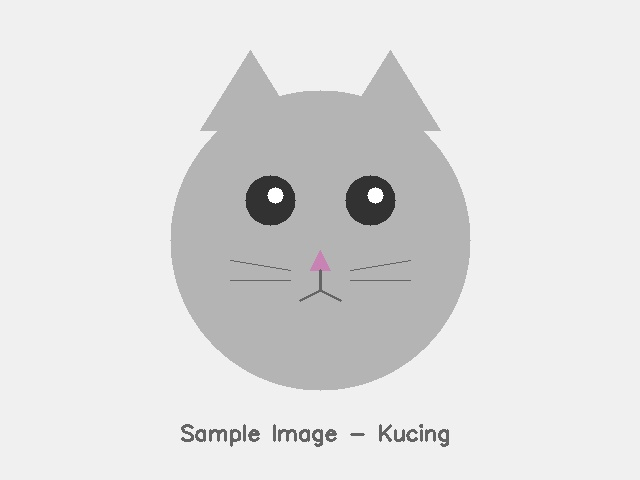
#> input picture Modul01 - Pendahuluan Komputer Vision/praktikum/image/kucing.jpg, 640 x 480 px, found by its file name
$ python 03_perbandingan_model_pretrained.py
#> lines starting #> are read from the running program, lines starting #| are printed output that depends on the picture
"""
==========================================================================
PERCOBAAN 3: PERBANDINGAN MODEL PRE-TRAINED
==========================================================================
Program ini mempelajari perbandingan berbagai arsitektur model deep learning
pre-trained yang umum digunakan untuk klasifikasi gambar. Program juga
mendemonstrasikan perbedaan preprocessing untuk masing-masing arsitektur.

Fungsi utama yang dipelajari:
- cv2.dnn.blobFromImage()  : Membuat blob dengan berbagai parameter
- cv2.resize()             : Mengubah ukuran gambar sesuai kebutuhan model
- time.time()              : Mengukur waktu eksekusi untuk benchmark

Konsep yang dipelajari:
- Arsitektur model: MobileNet, ResNet, GoogLeNet, VGG, EfficientNet
- Perbedaan preprocessing untuk setiap arsitektur model
- Perbandingan ukuran model, kecepatan, dan akurasi
- Pengaruh ukuran input (blob size) terhadap kecepatan dan memori
==========================================================================
"""

# Mengimpor library OpenCV untuk pemrosesan gambar dan DNN
import cv2

# Mengimpor NumPy untuk operasi array dan komputasi numerik
import numpy as np

# Mengimpor os untuk operasi file dan path
import os

# Mengimpor matplotlib untuk visualisasi chart perbandingan
import matplotlib.pyplot as plt

# Mengimpor time untuk benchmark kecepatan
import time

# Mendapatkan direktori script saat ini
SCRIPT_DIR = os.path.dirname(os.path.abspath(__file__))

# Mendefinisikan path folder gambar input
IMAGE_DIR = os.path.join(SCRIPT_DIR, "image")

# Mendefinisikan path folder output untuk menyimpan hasil
OUTPUT_DIR = os.path.join(SCRIPT_DIR, "output")

# Membuat folder output jika belum ada
os.makedirs(OUTPUT_DIR, exist_ok=True)

# Menampilkan header percobaan
print("=" * 60)
print("PERCOBAAN 3: PERBANDINGAN MODEL PRE-TRAINED")
print("=" * 60)

# ============================================================
# 1. Informasi arsitektur model populer
# ============================================================
print("\n--- 1. Arsitektur Model Deep Learning Populer ---")

# Mendefinisikan informasi setiap arsitektur model
model_info = {
    "MobileNet V2": {
        "input_size": (224, 224),
        "params_juta": 3.4,
        "top1_accuracy": 71.8,
        "top5_accuracy": 91.0,
        "mean": (127.5, 127.5, 127.5),
        "scale": 1.0 / 127.5,
        "swap_rb": True,
        "deskripsi": "Ringan, cocok untuk mobile/embedded device",
        "tahun": 2018
    },
    "ResNet-50": {
        "input_size": (224, 224),
        "params_juta": 25.6,
        "top1_accuracy": 76.1,
        "top5_accuracy": 92.9,
        "mean": (103.94, 116.78, 123.68),
        "scale": 1.0,
        "swap_rb": False,
        "deskripsi": "Residual connections, model standar industri",
        "tahun": 2015
    },
    "GoogLeNet": {
        "input_size": (224, 224),
        "params_juta": 6.8,
        "top1_accuracy": 69.8,
        "top5_accuracy": 89.9,
        "mean": (104.0, 117.0, 123.0),
        "scale": 1.0,
        "swap_rb": False,
        "deskripsi": "Inception modules, efisien dalam parameter",
        "tahun": 2014
    },
    "VGG-16": {
        "input_size": (224, 224),
        "params_juta": 138.4,
        "top1_accuracy": 71.6,
        "top5_accuracy": 90.4,
        "mean": (103.94, 116.78, 123.68),
        "scale": 1.0,
        "swap_rb": False,
        "deskripsi": "Arsitektur sederhana, sangat besar",
        "tahun": 2014
    },
    "EfficientNet-B0": {
        "input_size": (224, 224),
        "params_juta": 5.3,
        "top1_accuracy": 77.1,
        "top5_accuracy": 93.3,
        "mean": (123.675, 116.28, 103.53),
        "scale": 1.0 / 58.395,
        "swap_rb": True,
        "deskripsi": "Compound scaling, efisien dan akurat",
        "tahun": 2019
    }
}

# Menampilkan tabel informasi model
print(f"\n  {'Model':<18} {'Params(M)':<12} {'Top-1(%)':<10} {'Top-5(%)':<10} {'Tahun':<8}")
print(f"  {'-'*58}")
for nama, info in model_info.items():
    # Menampilkan informasi setiap model dalam format tabel
    print(f"  {nama:<18} {info['params_juta']:<12.1f} {info['top1_accuracy']:<10.1f} "
          f"{info['top5_accuracy']:<10.1f} {info['tahun']:<8}")

# ============================================================
# 2. Perbedaan preprocessing untuk setiap model
# ============================================================
print("\n--- 2. Perbedaan Preprocessing per Arsitektur ---")

# Memuat gambar sample untuk demonstrasi preprocessing
img = cv2.imread(os.path.join(IMAGE_DIR, "kucing.jpg"))
#> img is the input picture: shape (480, 640, 3); mean B, G, R 222.9, 222.9, 223

# Memeriksa apakah gambar berhasil dimuat
if img is None:
    print("[ERROR] Gambar tidak ditemukan! Jalankan download_image.py terlebih dahulu.")
    exit()

# Menampilkan informasi gambar asli
print(f"  Gambar input: {img.shape}")
#|   Gambar input: (480, 640, 3)

# Mendemonstrasikan preprocessing untuk setiap model
for nama, info in model_info.items():
    # Membuat blob sesuai parameter preprocessing model
    blob = cv2.dnn.blobFromImage(
        img,
        scalefactor=info['scale'],
        size=info['input_size'],
        mean=info['mean'],
        swapRB=info['swap_rb'],
        crop=False
    )

    # Menampilkan parameter dan hasil preprocessing
    print(f"\n  {nama}:")
    print(f"    Input size  : {info['input_size']}")
    print(f"    Scale       : {info['scale']:.6f}")
    print(f"    Mean        : {info['mean']}")
    print(f"    Swap RB     : {info['swap_rb']}")
    print(f"    Blob range  : [{blob.min():.4f}, {blob.max():.4f}]")
    print(f"    Blob shape  : {blob.shape}")
#> this loop made 5 passes
#|     Blob range  : [-0.6471, 1.0000]
#|     Blob range  : [-78.6800, 151.0600]
#|     Blob range  : [-78.0000, 151.0000]
#|     Blob range  : [-78.6800, 151.0600]
#|     Blob range  : [-1.3473, 2.5939]

# ============================================================
# 3. Perbandingan blob creation dengan berbagai ukuran
# ============================================================
print("\n--- 3. Perbandingan Blob Creation untuk Berbagai Ukuran ---")

# Mendefinisikan ukuran input yang berbeda untuk setiap arsitektur
ukuran_blob = [
    (224, 224, "MobileNet/ResNet (224x224)"),
    (299, 299, "Inception V3 (299x299)"),
    (416, 416, "YOLOv3 (416x416)"),
    (512, 512, "Custom Large (512x512)"),
    (640, 640, "YOLOv5 (640x640)")
]

# Memuat semua gambar sample untuk benchmark
gambar_files = ["kucing.jpg", "anjing.jpg", "mobil.jpg", "bunga.jpg", "gedung.jpg"]
gambar_benchmark = []
for fname in gambar_files:
    # Membaca gambar dari folder
    g = cv2.imread(os.path.join(IMAGE_DIR, fname))
    if g is not None:
        # Menambahkan gambar ke list benchmark
        gambar_benchmark.append(g)

# Menyimpan hasil benchmark untuk visualisasi
hasil_benchmark = []
#> hasil_benchmark = []

# Menjalankan benchmark untuk setiap ukuran blob
for width, height, nama_model in ukuran_blob:
    # Menghitung rata-rata waktu untuk 50 iterasi
    waktu_total = 0
    memori_blob = 0
    iterasi = 50

    for _ in range(iterasi):
        for g in gambar_benchmark:
            # Mengukur waktu pembuatan blob
            start = time.time()
            blob = cv2.dnn.blobFromImage(g, 1.0/255.0, (width, height), swapRB=True)
            elapsed = time.time() - start
            waktu_total += elapsed
            memori_blob = blob.nbytes

    # Menghitung rata-rata waktu per gambar
    waktu_rata = (waktu_total / (iterasi * len(gambar_benchmark))) * 1000

    # Menyimpan hasil benchmark
    hasil_benchmark.append({
        'nama': nama_model,
        'ukuran': f"{width}x{height}",
        'waktu_ms': waktu_rata,
        'memori_kb': memori_blob / 1024
    })

    # Menampilkan hasil benchmark
    print(f"  {nama_model:35s}: {waktu_rata:.3f} ms, Memori: {memori_blob/1024:.1f} KB")

# ============================================================
# 4. Simulasi perbandingan model pada gambar yang sama
# ============================================================
print("\n--- 4. Simulasi Perbandingan Model ---")

# Mendefinisikan simulasi hasil untuk setiap model
# (Menggunakan variasi preprocessing untuk menunjukkan perbedaan output)
hasil_simulasi = {}

for nama, info in model_info.items():
    # Menyimpan hasil per model
    hasil_per_gambar = []

    for g in gambar_benchmark:
        # Membuat blob sesuai preprocessing model ini
        blob = cv2.dnn.blobFromImage(
            g,
            scalefactor=info['scale'],
            size=info['input_size'],
            mean=info['mean'],
            swapRB=info['swap_rb'],
            crop=False
        )

        # Menghitung statistik blob sebagai 'output simulasi'
        mean_val = np.mean(blob)
        std_val = np.std(blob)
        max_val = np.max(blob)

        # Menyimpan statistik
        hasil_per_gambar.append({
            'mean': mean_val,
            'std': std_val,
            'max': max_val
        })

    # Menyimpan hasil simulasi untuk model ini
    hasil_simulasi[nama] = hasil_per_gambar

    # Menghitung rata-rata statistik untuk model ini
    avg_mean = np.mean([h['mean'] for h in hasil_per_gambar])
    avg_std = np.mean([h['std'] for h in hasil_per_gambar])

    # Menampilkan ringkasan hasil simulasi
    print(f"  {nama:18s}: avg_mean={avg_mean:8.4f}, avg_std={avg_std:8.4f}")

# ============================================================
# 5. Visualisasi perbandingan model
# ============================================================
print("\n--- 5. Visualisasi Perbandingan Model ---")

# Membuat figure dengan 2x2 subplot
fig, axes = plt.subplots(2, 2, figsize=(16, 12))

# --- Subplot 1: Jumlah Parameter ---
nama_model_list = list(model_info.keys())
params_list = [model_info[n]['params_juta'] for n in nama_model_list]

# Mendefinisikan warna untuk setiap model
warna_model = ['#FF6B6B', '#4ECDC4', '#45B7D1', '#96CEB4', '#FFEAA7']

# Membuat bar chart jumlah parameter
bars1 = axes[0, 0].bar(range(len(nama_model_list)), params_list,
                        color=warna_model, edgecolor='gray')

# Menambahkan label nilai di atas setiap bar
for bar, val in zip(bars1, params_list):
    axes[0, 0].text(bar.get_x() + bar.get_width()/2, bar.get_height() + 1,
                    f'{val:.1f}M', ha='center', fontsize=9, fontweight='bold')

# Mengatur label sumbu X
axes[0, 0].set_xticks(range(len(nama_model_list)))
axes[0, 0].set_xticklabels(nama_model_list, rotation=30, ha='right', fontsize=8)

# Menambahkan label dan judul
axes[0, 0].set_ylabel("Jumlah Parameter (Juta)")
axes[0, 0].set_title("Jumlah Parameter Model", fontweight='bold')

# Menambahkan grid untuk keterbacaan
axes[0, 0].grid(axis='y', alpha=0.3)

# --- Subplot 2: Top-1 Accuracy ---
acc_top1 = [model_info[n]['top1_accuracy'] for n in nama_model_list]
acc_top5 = [model_info[n]['top5_accuracy'] for n in nama_model_list]

# Mendefinisikan posisi bar untuk grouped bar chart
x = np.arange(len(nama_model_list))
lebar_bar = 0.35

# Membuat grouped bar chart untuk Top-1 dan Top-5
bars_top1 = axes[0, 1].bar(x - lebar_bar/2, acc_top1, lebar_bar,
                            label='Top-1', color='#3498DB', edgecolor='gray')
bars_top5 = axes[0, 1].bar(x + lebar_bar/2, acc_top5, lebar_bar,
                            label='Top-5', color='#2ECC71', edgecolor='gray')

# Mengatur label sumbu X
axes[0, 1].set_xticks(x)
axes[0, 1].set_xticklabels(nama_model_list, rotation=30, ha='right', fontsize=8)

# Menambahkan label dan judul
axes[0, 1].set_ylabel("Akurasi (%)")
axes[0, 1].set_title("Akurasi ImageNet (Top-1 vs Top-5)", fontweight='bold')

# Menambahkan legend
axes[0, 1].legend(fontsize=9)

# Mengatur range sumbu Y untuk memperjelas perbedaan
axes[0, 1].set_ylim(60, 100)

# Menambahkan grid
axes[0, 1].grid(axis='y', alpha=0.3)

# --- Subplot 3: Efisiensi (Accuracy / Parameter) ---
efisiensi = [acc / param for acc, param in zip(acc_top1, params_list)]

# Membuat bar chart efisiensi
bars3 = axes[1, 0].bar(range(len(nama_model_list)), efisiensi,
                        color=warna_model, edgecolor='gray')

# Menambahkan label nilai di atas setiap bar
for bar, val in zip(bars3, efisiensi):
    axes[1, 0].text(bar.get_x() + bar.get_width()/2, bar.get_height() + 0.2,
                    f'{val:.1f}', ha='center', fontsize=9, fontweight='bold')

# Mengatur label sumbu X
axes[1, 0].set_xticks(range(len(nama_model_list)))
axes[1, 0].set_xticklabels(nama_model_list, rotation=30, ha='right', fontsize=8)

# Menambahkan label dan judul
axes[1, 0].set_ylabel("Accuracy / Parameter (Top-1% / Juta)")
axes[1, 0].set_title("Efisiensi Model (Accuracy per Parameter)", fontweight='bold')

# Menambahkan grid
axes[1, 0].grid(axis='y', alpha=0.3)

# --- Subplot 4: Scatter plot (Params vs Accuracy) ---
# Membuat scatter plot untuk melihat hubungan params vs accuracy
for i, nama in enumerate(nama_model_list):
    # Menggambar titik scatter untuk setiap model
    axes[1, 1].scatter(params_list[i], acc_top1[i], s=200, c=warna_model[i],
                       edgecolors='black', zorder=5, label=nama)
    # Menambahkan label nama model di samping titik
    axes[1, 1].annotate(nama, (params_list[i], acc_top1[i]),
                        textcoords="offset points", xytext=(10, 5), fontsize=8)

# Menambahkan label dan judul
axes[1, 1].set_xlabel("Jumlah Parameter (Juta)")
axes[1, 1].set_ylabel("Top-1 Accuracy (%)")
axes[1, 1].set_title("Trade-off: Parameter vs Akurasi", fontweight='bold')

# Menambahkan grid
axes[1, 1].grid(alpha=0.3)

# Menambahkan judul utama
plt.suptitle("Percobaan 3: Perbandingan Arsitektur Model Pre-trained",
             fontsize=14, fontweight='bold')

# Mengatur layout
plt.tight_layout()

# Menyimpan visualisasi ke file output
plt.savefig(os.path.join(OUTPUT_DIR, "03_perbandingan_model.png"),
            dpi=150, bbox_inches='tight')
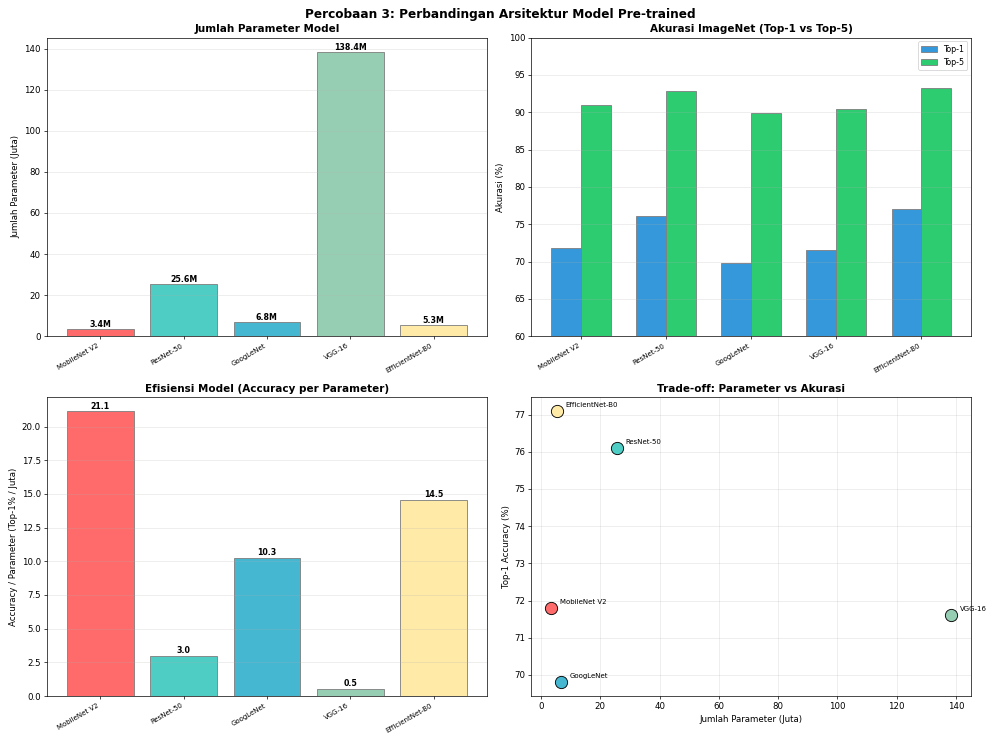
#> figure drawn by matplotlib, 4 panels; panel 1: tallest bar 138.4 high, from x = 2.6 to 3.4; panel 2: tallest bar 77.1 high, from x = 3.65 to 4; panel 2: tallest bar 93.3 high, from x = 4 to 4.35; panel 3: tallest bar 21.12 high, from x = -0.4 to 0.4

# Menutup figure
plt.close()

# Menampilkan pesan penyimpanan
print("  [SAVED] output/03_perbandingan_model.png")

# ============================================================
# 6. Visualisasi benchmark kecepatan blob creation
# ============================================================
print("\n--- 6. Visualisasi Benchmark Kecepatan ---")

# Membuat figure untuk benchmark
fig, axes = plt.subplots(1, 2, figsize=(16, 6))

# --- Subplot 1: Waktu blob creation per ukuran ---
nama_ukuran = [h['ukuran'] for h in hasil_benchmark]
waktu_ms = [h['waktu_ms'] for h in hasil_benchmark]

# Membuat bar chart waktu
warna_speed = plt.cm.RdYlGn_r(np.linspace(0.2, 0.8, len(nama_ukuran)))
bars = axes[0].bar(range(len(nama_ukuran)), waktu_ms, color=warna_speed, edgecolor='gray')

# Menambahkan label nilai di atas setiap bar
for bar, val in zip(bars, waktu_ms):
    axes[0].text(bar.get_x() + bar.get_width()/2, bar.get_height() + 0.002,
                f'{val:.3f} ms', ha='center', fontsize=9, fontweight='bold')

# Mengatur label sumbu X
axes[0].set_xticks(range(len(nama_ukuran)))
axes[0].set_xticklabels(nama_ukuran, rotation=30, ha='right', fontsize=9)

# Menambahkan label dan judul
axes[0].set_ylabel("Waktu (ms)")
axes[0].set_title("Waktu Blob Creation per Ukuran Input", fontweight='bold')

# Menambahkan grid
axes[0].grid(axis='y', alpha=0.3)

# --- Subplot 2: Memori blob per ukuran ---
memori_kb = [h['memori_kb'] for h in hasil_benchmark]

# Membuat bar chart memori
warna_mem = plt.cm.Blues(np.linspace(0.3, 0.9, len(nama_ukuran)))
bars2 = axes[1].bar(range(len(nama_ukuran)), memori_kb, color=warna_mem, edgecolor='gray')

# Menambahkan label nilai di atas setiap bar
for bar, val in zip(bars2, memori_kb):
    axes[1].text(bar.get_x() + bar.get_width()/2, bar.get_height() + 5,
                f'{val:.0f} KB', ha='center', fontsize=9, fontweight='bold')

# Mengatur label sumbu X
axes[1].set_xticks(range(len(nama_ukuran)))
axes[1].set_xticklabels(nama_ukuran, rotation=30, ha='right', fontsize=9)

# Menambahkan label dan judul
axes[1].set_ylabel("Memori (KB)")
axes[1].set_title("Memori Blob per Ukuran Input", fontweight='bold')

# Menambahkan grid
axes[1].grid(axis='y', alpha=0.3)

# Menambahkan judul utama
plt.suptitle("Percobaan 3: Benchmark Kecepatan dan Memori Blob Creation",
             fontsize=14, fontweight='bold')

# Mengatur layout
plt.tight_layout()

# Menyimpan visualisasi ke file output
plt.savefig(os.path.join(OUTPUT_DIR, "03_benchmark_speed.png"),
            dpi=150, bbox_inches='tight')
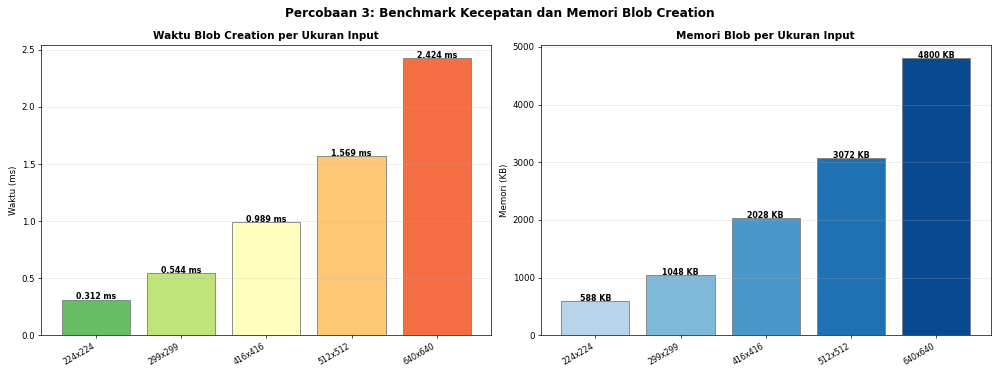
#> figure drawn by matplotlib, 2 panels; panel 1: tallest bar 2.42 high, from x = 3.6 to 4.4; panel 2: tallest bar 4800 high, from x = 3.6 to 4.4

# Menutup figure
plt.close()

# Menampilkan pesan penyimpanan
print("  [SAVED] output/03_benchmark_speed.png")

# ============================================================
# 7. Ringkasan
# ============================================================
print("\n" + "=" * 60)
print("RINGKASAN PERCOBAAN 3")
print("=" * 60)
print("""
Konsep yang telah dipelajari:
1. Berbagai arsitektur model: MobileNet, ResNet, GoogLeNet, VGG, EfficientNet
2. Setiap model memiliki preprocessing yang berbeda (mean, scale, ukuran)
3. Trade-off antara jumlah parameter, akurasi, dan kecepatan
4. MobileNet paling ringan (3.4M params) cocok untuk perangkat mobile
5. EfficientNet memiliki efisiensi terbaik (akurasi tinggi, params sedikit)
6. Ukuran input blob mempengaruhi waktu komputasi dan penggunaan memori
7. cv2.dnn.blobFromImage() adalah fungsi kunci untuk preprocessing DNN

Output disimpan di folder: output/
- 03_perbandingan_model.png : Chart perbandingan arsitektur model
- 03_benchmark_speed.png    : Benchmark kecepatan dan memori blob
""")
